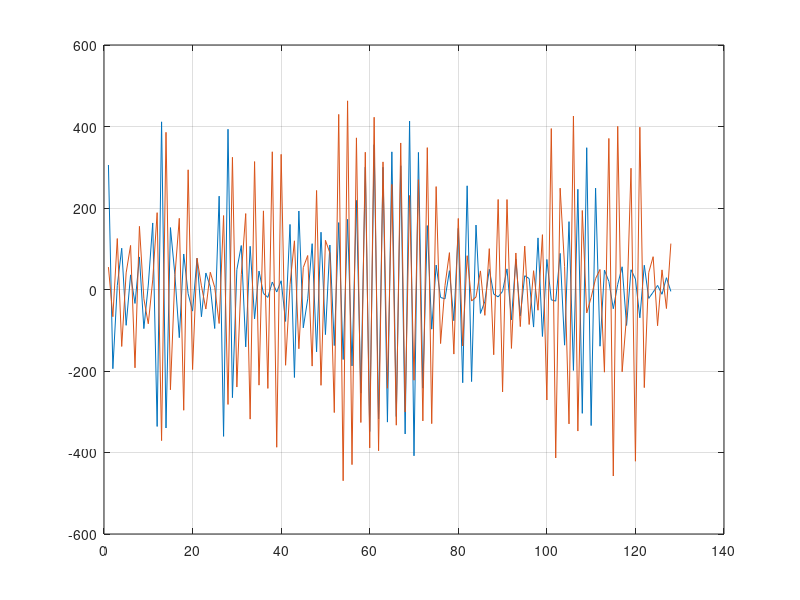

Reproduce this figure in MATLAB. (Note: this script raises an error after producing the figure.)
clear;
close all;

lambda = 3e-2;
dt = 1e-3;

L = 4 * pi/lambda * dt;

v_amb = lambda/(2 * dt);

% Nu = 20000000;
% 
% U = linspace(0, v_amb, Nu);

Mu = 7.5;
Sigma = 1;

Gamma = L .* Sigma;
epsilon = 1e-4;
N_min  = 1./Gamma .* ( sqrt(-log(epsilon) - log(1 - exp(-Gamma.^2))) - 1);

Nt = 128;

%K = 0:1:Nt-1;

Nscan = 10000;
M = 1;

K = 0:1:Nt-1;

Mu_width = Mu/20;
Sigma_width = Sigma./20;

Muvec = Mu - Mu_width/2 + Mu_width .* rand(1, M);
Sigmavec = Sigma - Sigma_width/2 + Sigma_width .* rand(1, M);

Ntot = Nt .* M;


%% Original model

x = [];

%% Generate signal with IFFT

Nu = 100000;
Phi = -pi + 2 * pi .* rand([1 Nu]);
% Phi = 0;

for i = 1:M
    
    U = normrnd(Muvec(i), Sigmavec(i), [1 Nu]);
%     U = Muvec(i);

    for m = 1:Nt

        y(m) = [sum(exp(1j .* L .* K(m) .* U + 1j .* Phi) )];
%         y(m) = [sum( exp(1j .* Phi) )];

    end

    x = [x y];

end

%%
% x = [];
% 
% %% Generate signal with IFFT
% 
% U = linspace(0, v_amb, Nt);
% 
% for i = 1:M
% 
% X = 1/sqrt(2 * pi * Sigmavec(i).^2 .* L.^2) .* exp(-(U - Muvec(i)).^2./(2 .* Sigmavec(i).^2));
% 
% x = [x (ifft((X)))];
% 
% end
%%

% x = [];
% for i = 1:M
% x = [x exp(-1/2 * Sigmavec(i).^2 .* L.^2 .* K.^2) .* exp(1j .* L .* K .* Muvec(i))]; %/sqrt(2*pi)];
% 
% end

SNR_db = 30;

SNR = 10^(SNR_db/10);

Noise = sum(abs(x).^2)./(Ntot .* SNR);         % Finding Noise power and ...
                                             %noise variance with the data and given SNR
sigma_n = sqrt(Noise);

z = x + sigma_n/sqrt(2) .* (randn(1, Ntot) + 1j .* randn(1, Ntot)); % Adding complex noise 


figure; plot(real(x)); hold on; plot(imag(x)); grid on;

Nfft = 128;

FFT = fft(z, Nfft);

U = linspace(0, v_amb, Nfft);

figure; plot(U, db(abs(FFT)));

[~, M1, S1] = Mom(FFT, U);

%% MCMC

MU_0 = 7;
SIGMA_0 = 4;

Iter = 10000;

% x_mc = [];

MU(1) = MU_0; SIGMA(1) = SIGMA_0;
 
for l = 2:Iter

% K = [K (i).*Nscan+(0:1:Nt-1)]; % 0+Nscan+1:1:Nscan+Nt];
Muold = MU(l - 1);
% Munew = normrnd(MU(l - 1), MU(l - 1)/20, 1);
Munew = v_amb .* rand();

Sigmaold = SIGMA(l - 1);
% Sigmanew = normrnd(SIGMA(l - 1), SIGMA(l - 1)./20, 1);
Sigmanew = v_amb/2 .* rand();

[LLold] = LLGauss(Muold, Sigmaold, K, L, M, sigma_n, z, Nu);
[LLnew] = LLGauss(Munew, Sigmanew, K, L, M, sigma_n, z, Nu);

if acceptance(LLold, LLnew)
    MU(l) = Munew;
    SIGMA(l) = Sigmanew;
    
    
else
    MU(l) = Muold;
    SIGMA(l) = Sigmaold;
end

MUALL(l - 1) = Munew;
SIGMAALL(l - 1) = Sigmanew;


end


figure; 
plot(MUALL, 'y', 'LineWidth', 1.2); 
hold on;
plot(MU, 'b', 'LineWidth', 2); 
hold on; 
plot(ones(1, Iter).*Mu, 'r-.', 'LineWidth', 2);
legend({'MCMC All samples', 'MCMC', 'Ground Truth'});  grid on;

figure; 
plot(SIGMAALL, 'y', 'LineWidth', 1.2); 
hold on;
plot(SIGMA, 'b', 'LineWidth', 2); 
hold on; 
plot(ones(1, Iter).*Sigma, 'r-.', 'LineWidth', 2);
legend({'MCMC All samples', 'MCMC', 'Ground Truth'});  grid on;

%% Histogram

Burnin = 100;

figure; histogram(MU(Burnin+1:end)); 

figure; histogram(SIGMA(Burnin+1:end));% 
% % K = [K (i).*Nscan+(0:1:Nt-1)]; % 0+Nscan+1:1:Nscan+Nt];
% 
% x = [x exp(-1/2 * Sigmavec(i).^2 .* L.^2 .* K.^2) .* exp(1j .* L .* K .* Muvec(i))]; %/sqrt(2*pi)];
% 
% end

SNR_db = 30;

SNR = 10^(SNR_db/10);

Noise = sum(abs(x).^2)./(Ntot .* SNR);         % Finding Noise power and ...
                                             %noise variance with the data and given SNR
sigma_n = sqrt(Noise);

z = x + sigma_n/sqrt(2) .* (randn(1, Ntot) + 1j .* randn(1, Ntot)); % Adding complex noise 


figure; plot(real(x)); hold on; plot(imag(x)); grid on;

Nfft = 128;

FFT = fft(z, Nfft);

U = linspace(0, v_amb, Nfft);

figure; plot(U, db(abs(FFT)));

[~, M1, S1] = Mom(FFT, U);

%% MCMC

MU_0 = 7;
SIGMA_0 = 4;

Iter = 10000;

% x_mc = [];

MU(1) = MU_0; SIGMA(1) = SIGMA_0;
 
for l = 2:Iter

% K = [K (i).*Nscan+(0:1:Nt-1)]; % 0+Nscan+1:1:Nscan+Nt];
Muold = MU(l - 1);
% Munew = normrnd(MU(l - 1), MU(l - 1)/20, 1);
Munew = v_amb .* rand();

Sigmaold = SIGMA(l - 1);
% Sigmanew = normrnd(SIGMA(l - 1), SIGMA(l - 1)./20, 1);
Sigmanew = v_amb/2 .* rand();

[LLold] = LLGauss(Muold, Sigmaold, K, L, M, sigma_n, z, Nu);
[LLnew] = LLGauss(Munew, Sigmanew, K, L, M, sigma_n, z, Nu);

if acceptance(LLold, LLnew)
    MU(l) = Munew;
    SIGMA(l) = Sigmanew;
    
    
else
    MU(l) = Muold;
    SIGMA(l) = Sigmaold;
end

MUALL(l - 1) = Munew;
SIGMAALL(l - 1) = Sigmanew;


end


figure; 
plot(MUALL, 'y', 'LineWidth', 1.2); 
hold on;
plot(MU, 'b', 'LineWidth', 2); 
hold on; 
plot(ones(1, Iter).*Mu, 'r-.', 'LineWidth', 2);
legend({'MCMC All samples', 'MCMC', 'Ground Truth'});  grid on;

figure; 
plot(SIGMAALL, 'y', 'LineWidth', 1.2); 
hold on;
plot(SIGMA, 'b', 'LineWidth', 2); 
hold on; 
plot(ones(1, Iter).*Sigma, 'r-.', 'LineWidth', 2);
legend({'MCMC All samples', 'MCMC', 'Ground Truth'});  grid on;

%% Histogram

Burnin = 100;

figure; histogram(MU(Burnin+1:end)); 

figure; histogram(SIGMA(Burnin+1:end));

